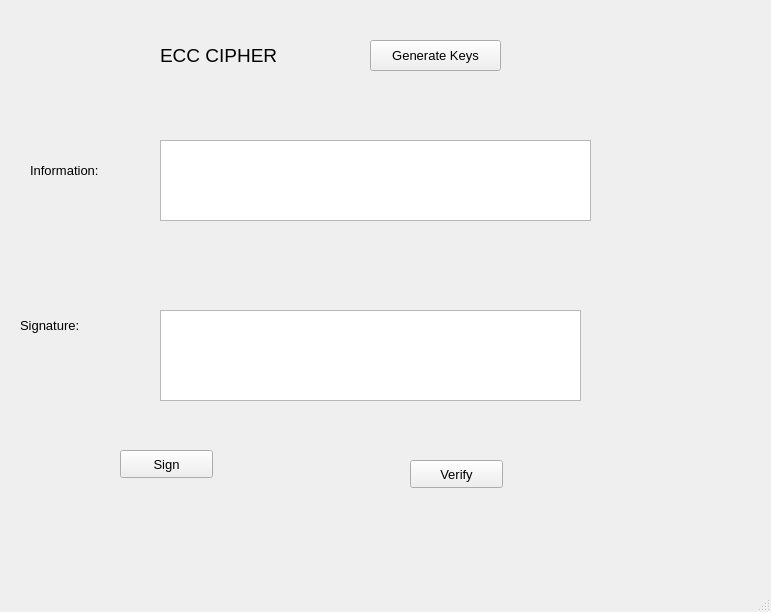
<?xml version="1.0" encoding="UTF-8"?>
<ui version="4.0">
 <class>MainWindow</class>
 <widget class="QMainWindow" name="MainWindow">
  <property name="geometry">
   <rect>
    <x>0</x>
    <y>0</y>
    <width>771</width>
    <height>612</height>
   </rect>
  </property>
  <property name="windowTitle">
   <string>MainWindow</string>
  </property>
  <widget class="QWidget" name="centralwidget">
   <widget class="QPushButton" name="pushButton_4">
    <property name="geometry">
     <rect>
      <x>120</x>
      <y>450</y>
      <width>93</width>
      <height>28</height>
     </rect>
    </property>
    <property name="font">
     <font>
      <pointsize>10</pointsize>
     </font>
    </property>
    <property name="text">
     <string>Sign</string>
    </property>
   </widget>
   <widget class="QTextBrowser" name="textBrowser_4">
    <property name="geometry">
     <rect>
      <x>160</x>
      <y>310</y>
      <width>421</width>
      <height>91</height>
     </rect>
    </property>
    <property name="font">
     <font>
      <pointsize>10</pointsize>
     </font>
    </property>
   </widget>
   <widget class="QTextBrowser" name="textBrowser_2">
    <property name="geometry">
     <rect>
      <x>160</x>
      <y>140</y>
      <width>431</width>
      <height>81</height>
     </rect>
    </property>
    <property name="font">
     <font>
      <pointsize>10</pointsize>
     </font>
    </property>
   </widget>
   <widget class="QLabel" name="label_4">
    <property name="geometry">
     <rect>
      <x>30</x>
      <y>150</y>
      <width>91</width>
      <height>41</height>
     </rect>
    </property>
    <property name="font">
     <font>
      <pointsize>10</pointsize>
     </font>
    </property>
    <property name="text">
     <string>Information:</string>
    </property>
   </widget>
   <widget class="QPushButton" name="pushButton">
    <property name="geometry">
     <rect>
      <x>370</x>
      <y>40</y>
      <width>131</width>
      <height>31</height>
     </rect>
    </property>
    <property name="font">
     <font>
      <pointsize>10</pointsize>
     </font>
    </property>
    <property name="text">
     <string>Generate Keys</string>
    </property>
   </widget>
   <widget class="QLabel" name="label_5">
    <property name="geometry">
     <rect>
      <x>20</x>
      <y>310</y>
      <width>81</width>
      <height>31</height>
     </rect>
    </property>
    <property name="font">
     <font>
      <pointsize>10</pointsize>
     </font>
    </property>
    <property name="text">
     <string>Signature:</string>
    </property>
   </widget>
   <widget class="QLabel" name="label">
    <property name="geometry">
     <rect>
      <x>160</x>
      <y>30</y>
      <width>181</width>
      <height>51</height>
     </rect>
    </property>
    <property name="font">
     <font>
      <pointsize>14</pointsize>
     </font>
    </property>
    <property name="text">
     <string>ECC CIPHER</string>
    </property>
   </widget>
   <widget class="QPushButton" name="pushButton_5">
    <property name="geometry">
     <rect>
      <x>410</x>
      <y>460</y>
      <width>93</width>
      <height>28</height>
     </rect>
    </property>
    <property name="font">
     <font>
      <pointsize>10</pointsize>
     </font>
    </property>
    <property name="text">
     <string>Verify</string>
    </property>
   </widget>
  </widget>
  <widget class="QMenuBar" name="menubar">
   <property name="geometry">
    <rect>
     <x>0</x>
     <y>0</y>
     <width>771</width>
     <height>26</height>
    </rect>
   </property>
  </widget>
  <widget class="QStatusBar" name="statusbar"/>
 </widget>
 <resources/>
 <connections/>
</ui>
